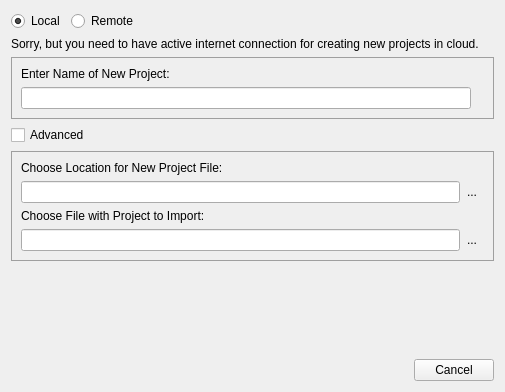
<?xml version="1.0" encoding="UTF-8"?>
<ui version="4.0">
 <class>AddProjectDialog</class>
 <widget class="QWidget" name="AddProjectDialog">
  <property name="geometry">
   <rect>
    <x>0</x>
    <y>0</y>
    <width>505</width>
    <height>392</height>
   </rect>
  </property>
  <property name="minimumSize">
   <size>
    <width>500</width>
    <height>260</height>
   </size>
  </property>
  <property name="windowTitle">
   <string>Add New Project</string>
  </property>
  <property name="styleSheet">
   <string notr="true">#namePanel, #advancedPanel {
margin-top: 0ex;
border: 1px solid palette(dark);
}</string>
  </property>
  <layout class="QGridLayout" name="gridLayout">
   <item row="2" column="0" colspan="2">
    <widget class="QFrame" name="namePanel">
     <property name="frameShape">
      <enum>QFrame::StyledPanel</enum>
     </property>
     <property name="frameShadow">
      <enum>QFrame::Raised</enum>
     </property>
     <layout class="QGridLayout" name="gridLayout_2">
      <item row="0" column="0">
       <widget class="QLabel" name="label">
        <property name="text">
         <string>Enter Name of New Project:</string>
        </property>
       </widget>
      </item>
      <item row="1" column="0">
       <widget class="QLineEdit" name="projectName"/>
      </item>
      <item row="1" column="1">
       <widget class="ToolTipLabel" name="existsLabel">
        <property name="maximumSize">
         <size>
          <width>16</width>
          <height>16</height>
         </size>
        </property>
        <property name="toolTip">
         <string>File exists. It will be replaced after creating.</string>
        </property>
        <property name="text">
         <string/>
        </property>
        <property name="pixmap">
         <pixmap resource="../../../scenarist-core/Resources/Resources.qrc">:/Graphics/Icons/alert.png</pixmap>
        </property>
        <property name="scaledContents">
         <bool>true</bool>
        </property>
       </widget>
      </item>
     </layout>
    </widget>
   </item>
   <item row="4" column="0" colspan="2">
    <widget class="QFrame" name="advancedPanel">
     <property name="styleSheet">
      <string notr="true"/>
     </property>
     <property name="frameShape">
      <enum>QFrame::StyledPanel</enum>
     </property>
     <property name="frameShadow">
      <enum>QFrame::Raised</enum>
     </property>
     <layout class="QGridLayout" name="gridLayout_3">
      <property name="horizontalSpacing">
       <number>0</number>
      </property>
      <item row="0" column="1">
       <widget class="QLabel" name="saveDirLabel">
        <property name="text">
         <string>Choose Location for New Project File:</string>
        </property>
       </widget>
      </item>
      <item row="3" column="1">
       <widget class="QLineEdit" name="importFile">
        <property name="text">
         <string/>
        </property>
        <property name="readOnly">
         <bool>false</bool>
        </property>
       </widget>
      </item>
      <item row="3" column="2">
       <widget class="FlatButton" name="browseImportFile">
        <property name="sizePolicy">
         <sizepolicy hsizetype="Fixed" vsizetype="Preferred">
          <horstretch>0</horstretch>
          <verstretch>0</verstretch>
         </sizepolicy>
        </property>
        <property name="toolTip">
         <string>Browse...</string>
        </property>
        <property name="text">
         <string>...</string>
        </property>
        <property name="icon">
         <iconset resource="../../../scenarist-core/Resources/Resources.qrc">
          <normaloff>:/Graphics/Icons/browse.png</normaloff>:/Graphics/Icons/browse.png</iconset>
        </property>
        <property name="iconSize">
         <size>
          <width>22</width>
          <height>22</height>
         </size>
        </property>
        <property name="autoRaise">
         <bool>true</bool>
        </property>
       </widget>
      </item>
      <item row="2" column="1">
       <widget class="QLabel" name="label_4">
        <property name="text">
         <string>Choose File with Project to Import:</string>
        </property>
       </widget>
      </item>
      <item row="1" column="1">
       <widget class="QLineEdit" name="saveDir">
        <property name="text">
         <string/>
        </property>
        <property name="readOnly">
         <bool>false</bool>
        </property>
       </widget>
      </item>
      <item row="1" column="2">
       <widget class="FlatButton" name="browseSaveDir">
        <property name="sizePolicy">
         <sizepolicy hsizetype="Fixed" vsizetype="Preferred">
          <horstretch>0</horstretch>
          <verstretch>0</verstretch>
         </sizepolicy>
        </property>
        <property name="toolTip">
         <string>Browse...</string>
        </property>
        <property name="text">
         <string>...</string>
        </property>
        <property name="icon">
         <iconset resource="../../../scenarist-core/Resources/Resources.qrc">
          <normaloff>:/Graphics/Icons/browse.png</normaloff>:/Graphics/Icons/browse.png</iconset>
        </property>
        <property name="iconSize">
         <size>
          <width>22</width>
          <height>22</height>
         </size>
        </property>
        <property name="autoRaise">
         <bool>true</bool>
        </property>
       </widget>
      </item>
     </layout>
    </widget>
   </item>
   <item row="0" column="0">
    <widget class="QRadioButton" name="isLocal">
     <property name="text">
      <string>Local</string>
     </property>
     <property name="checked">
      <bool>true</bool>
     </property>
    </widget>
   </item>
   <item row="0" column="1">
    <widget class="QRadioButton" name="isRemote">
     <property name="sizePolicy">
      <sizepolicy hsizetype="Expanding" vsizetype="Fixed">
       <horstretch>0</horstretch>
       <verstretch>0</verstretch>
      </sizepolicy>
     </property>
     <property name="text">
      <string>Remote</string>
     </property>
    </widget>
   </item>
   <item row="6" column="0" colspan="2">
    <widget class="QDialogButtonBox" name="buttons">
     <property name="standardButtons">
      <set>QDialogButtonBox::Cancel</set>
     </property>
    </widget>
   </item>
   <item row="5" column="0">
    <spacer name="verticalSpacer">
     <property name="orientation">
      <enum>Qt::Vertical</enum>
     </property>
     <property name="sizeHint" stdset="0">
      <size>
       <width>20</width>
       <height>40</height>
      </size>
     </property>
    </spacer>
   </item>
   <item row="3" column="0" colspan="2">
    <widget class="QCheckBox" name="advanced">
     <property name="text">
      <string>Advanced</string>
     </property>
    </widget>
   </item>
   <item row="1" column="0" colspan="2">
    <widget class="QLabel" name="cloudBlocker">
     <property name="text">
      <string>Sorry, but you need to have active internet connection for creating new projects in cloud.</string>
     </property>
     <property name="wordWrap">
      <bool>true</bool>
     </property>
     <property name="margin">
      <number>8</number>
     </property>
    </widget>
   </item>
  </layout>
 </widget>
 <customwidgets>
  <customwidget>
   <class>ToolTipLabel</class>
   <extends>QLabel</extends>
   <header>3rd_party/Widgets/ToolTipLabel/ToolTipLabel.h</header>
  </customwidget>
  <customwidget>
   <class>FlatButton</class>
   <extends>QToolButton</extends>
   <header location="global">3rd_party/Widgets/FlatButton/FlatButton.h</header>
  </customwidget>
 </customwidgets>
 <tabstops>
  <tabstop>isLocal</tabstop>
  <tabstop>isRemote</tabstop>
  <tabstop>projectName</tabstop>
  <tabstop>advanced</tabstop>
  <tabstop>saveDir</tabstop>
  <tabstop>browseSaveDir</tabstop>
  <tabstop>importFile</tabstop>
  <tabstop>browseImportFile</tabstop>
 </tabstops>
 <resources>
  <include location="../../../scenarist-core/Resources/Resources.qrc"/>
 </resources>
 <connections/>
</ui>
